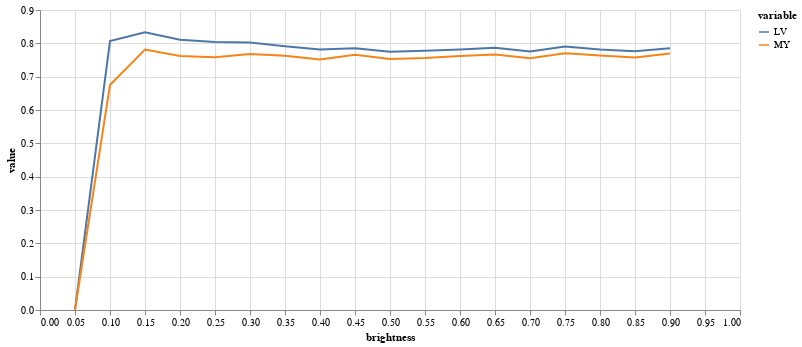

Source (notebook cell):
### Code cell
(alt
 .Chart(results.melt(id_vars=['brightness'],value_vars=['LV','MY']))
 .mark_line()
 .encode(
     x="brightness",
     y="value",
     color="variable",
     tooltip="value"
 )
 .properties(width=700,height=300)
 .interactive()
)

### Figure 1 — Vega-Lite specification as saved in the notebook (floating-point values rounded to 4 significant figures)
{"config": {"view": {"continuousWidth": 400, "continuousHeight": 300}}, "data": {"name": "data-b700ef698e26173d8c09ff67edde680c"}, "mark": "line", "encoding": {"color": {"field": "variable", "type": "nominal"}, "tooltip": {"field": "value", "type": "quantitative"}, "x": {"field": "brightness", "type": "quantitative"}, "y": {"field": "value", "type": "quantitative"}}, "height": 300, "selection": {"selector003": {"type": "interval", "bind": "scales", "encodings": ["x", "y"]}}, "width": 700, "$schema": "https://vega.github.io/schema/vega-lite/v4.17.0.json", "datasets": {"data-b700ef698e26173d8c09ff67edde680c": [{"brightness": 0.05, "variable": "LV", "value": 0.0}, {"brightness": 0.1, "variable": "LV", "value": 0.8065}, {"brightness": 0.15, "variable": "LV", "value": 0.8334}, {"brightness": 0.2, "variable": "LV", "value": 0.811}, {"brightness": 0.25, "variable": "LV", "value": 0.8037}, {"brightness": 0.3, "variable": "LV", "value": 0.8027}, {"brightness": 0.35, "variable": "LV", "value": 0.7912}, {"brightness": 0.4, "variable": "LV", "value": 0.7817}, {"brightness": 0.45, "variable": "LV", "value": 0.7856}, {"brightness": 0.5, "variable": "LV", "value": 0.7751}, {"brightness": 0.55, "variable": "LV", "value": 0.7781}, {"brightness": 0.6, "variable": "LV", "value": 0.7814}, {"brightness": 0.65, "variable": "LV", "value": 0.7868}, {"brightness": 0.7, "variable": "LV", "value": 0.7756}, {"brightness": 0.75, "variable": "LV", "value": 0.7902}, {"brightness": 0.8, "variable": "LV", "value": 0.7816}, {"brightness": 0.85, "variable": "LV", "value": 0.7766}, {"brightness": 0.9, "variable": "LV", "value": 0.7855}, {"brightness": 0.05, "variable": "MY", "value": 0.0}, {"brightness": 0.1, "variable": "MY", "value": 0.6747}, {"brightness": 0.15, "variable": "MY", "value": 0.7811}, {"brightness": 0.2, "variable": "MY", "value": 0.762}, {"brightness": 0.25, "variable": "MY", "value": 0.7583}, {"brightness": 0.3, "variable": "MY", "value": 0.7681}, {"brightness": 0.35, "variable": "MY", "value": 0.7627}, {"brightness": 0.4, "variable": "MY", "value": 0.7515}, {"brightness": 0.45, "variable": "MY", "value": 0.7656}, {"brightness": 0.5, "variable": "MY", "value": 0.7533}, {"brightness": 0.55, "variable": "MY", "value": 0.7561}, {"brightness": 0.6, "variable": "MY", "value": 0.7622}, {"brightness": 0.65, "variable": "MY", "value": 0.7667}, {"brightness": 0.7, "variable": "MY", "value": 0.7553}, {"brightness": 0.75, "variable": "MY", "value": 0.77}, {"brightness": 0.8, "variable": "MY", "value": 0.7634}, {"brightness": 0.85, "variable": "MY", "value": 0.7575}, {"brightness": 0.9, "variable": "MY", "value": 0.7695}]}}
